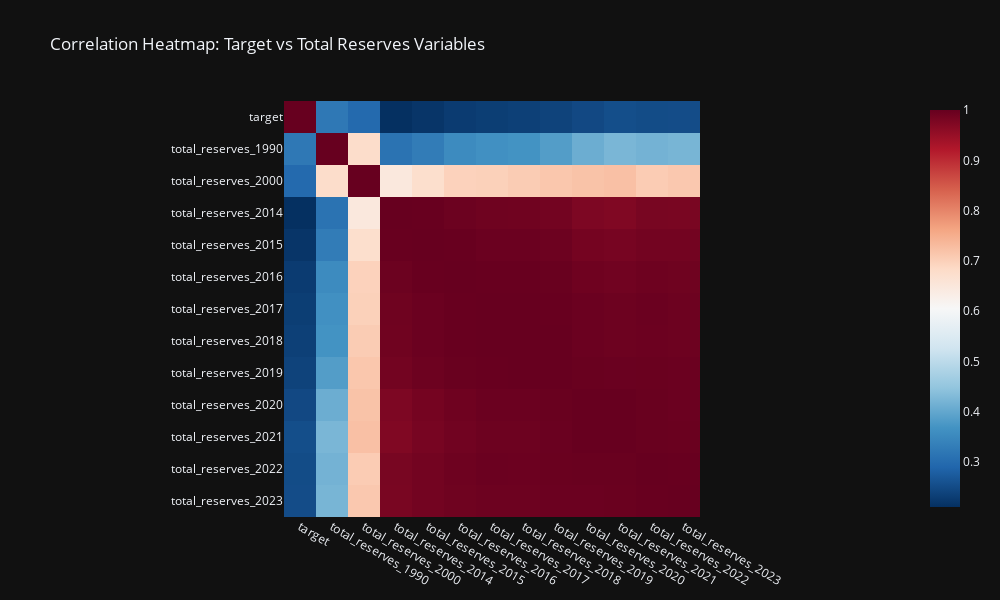

The notebook cell this image was saved under:
### Code cell
# Variables to compare
variables_to_compare = ['total_reserves_1990', 'total_reserves_2000', 'total_reserves_2014',
       'total_reserves_2015', 'total_reserves_2016', 'total_reserves_2017',
       'total_reserves_2018', 'total_reserves_2019', 'total_reserves_2020',
       'total_reserves_2021', 'total_reserves_2022', 'total_reserves_2023'
]

# Compute the correlation matrix for 'target' and the selected variables
columns_to_use = ['target'] + variables_to_compare
df_corr_matrix = df[columns_to_use].corr()

# Take the absolute values of the correlation matrix
df_corr_matrix_abs = df_corr_matrix.abs()

# Using Plotly Express to generate the heatmap with adjusted grid size
fig = px.imshow(df_corr_matrix_abs, 
                color_continuous_scale='RdBu_r', 
                title="Correlation Heatmap: Target vs Total Reserves Variables", 
                template='plotly_dark', 
                width=1000,  # Set the width of the grid
                height=600)  # Set the height of the grid

# Show the plot
fig.show()

### Figure 1 — Plotly figure (JSON) as saved in the notebook; plotly's stock layout.template omitted (floating-point values rounded to 4 significant figures; data arrays with more than 128 entries replaced by an {"elided": "..."} marker saying what was removed)
{"data": [{"coloraxis": "coloraxis", "hovertemplate": "x: %{x}<br>y: %{y}<br>color: %{z}<extra></extra>", "name": "0", "type": "heatmap", "x": ["target", "total_reserves_1990", "total_reserves_2000", "total_reserves_2014", "total_reserves_2015", "total_reserves_2016", "total_reserves_2017", "total_reserves_2018", "total_reserves_2019", "total_reserves_2020", "total_reserves_2021", "total_reserves_2022", "total_reserves_2023"], "xaxis": "x", "y": ["target", "total_reserves_1990", "total_reserves_2000", "total_reserves_2014", "total_reserves_2015", "total_reserves_2016", "total_reserves_2017", "total_reserves_2018", "total_reserves_2019", "total_reserves_2020", "total_reserves_2021", "total_reserves_2022", "total_reserves_2023"], "yaxis": "y", "z": {"elided": "13x13 float values"}}], "layout": {"coloraxis": {"colorscale": [[0, "rgb(5,48,97)"], [0.1, "rgb(33,102,172)"], [0.2, "rgb(67,147,195)"], [0.3, "rgb(146,197,222)"], [0.4, "rgb(209,229,240)"], [0.5, "rgb(247,247,247)"], [0.6, "rgb(253,219,199)"], [0.7, "rgb(244,165,130)"], [0.8, "rgb(214,96,77)"], [0.9, "rgb(178,24,43)"], [1, "rgb(103,0,31)"]]}, "height": 600, "title": {"text": "Correlation Heatmap: Target vs Total Reserves Variables"}, "width": 1000, "xaxis": {"anchor": "y", "constrain": "domain", "domain": [0, 1], "scaleanchor": "y"}, "yaxis": {"anchor": "x", "autorange": "reversed", "constrain": "domain", "domain": [0, 1]}}}
